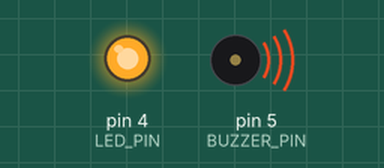
This sketch was run on a simulated Arduino Uno, built with avr-gcc and run on an emulated ATmega328P. Parts: output pins drawn as LEDs (lit = HIGH), buzzer (waves = sounding, pin HIGH). What the sketch prints to the serial monitor is not drawn.

Above: at 1.9 s.
At 4.0 s:
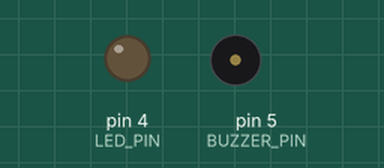
Timing chart, 0 to 6.2 s (numbered marks = the images above):
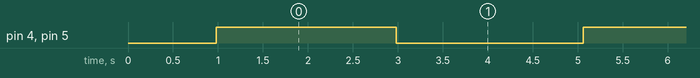

Measured:
- by itself, pin 4 (LED_PIN), pin 5 (BUZZER_PIN): alternates HIGH for 2.0 s and LOW for 2.1 s

The sketch:

receiver.ino
```cpp
#define LED_PIN 4
#define BUZZER_PIN 5

void setup() {
  Serial.begin(9600);

  pinMode(LED_PIN, OUTPUT);
  pinMode(BUZZER_PIN, OUTPUT);

  Serial.println("📡 Received Fire Aleart!");
  delay(900);
}

void loop() {
  Serial.println();
  Serial.println("🚨 FIRE ALERT SIGNAL RECEIVED FROM SECTOR 47!");
  Serial.println("🚨 High CO levels detected in SECTOR 47!");
  Serial.println("🚨 High Temperature detected in SECTOR 47!");

  digitalWrite(LED_PIN, HIGH);
  digitalWrite(BUZZER_PIN, HIGH);
  delay(2000);

  Serial.println("✅ Alert acknowledged by Sector 47 Hub");
  digitalWrite(LED_PIN, LOW);
  digitalWrite(BUZZER_PIN, LOW);
  delay(2000);
}
```
